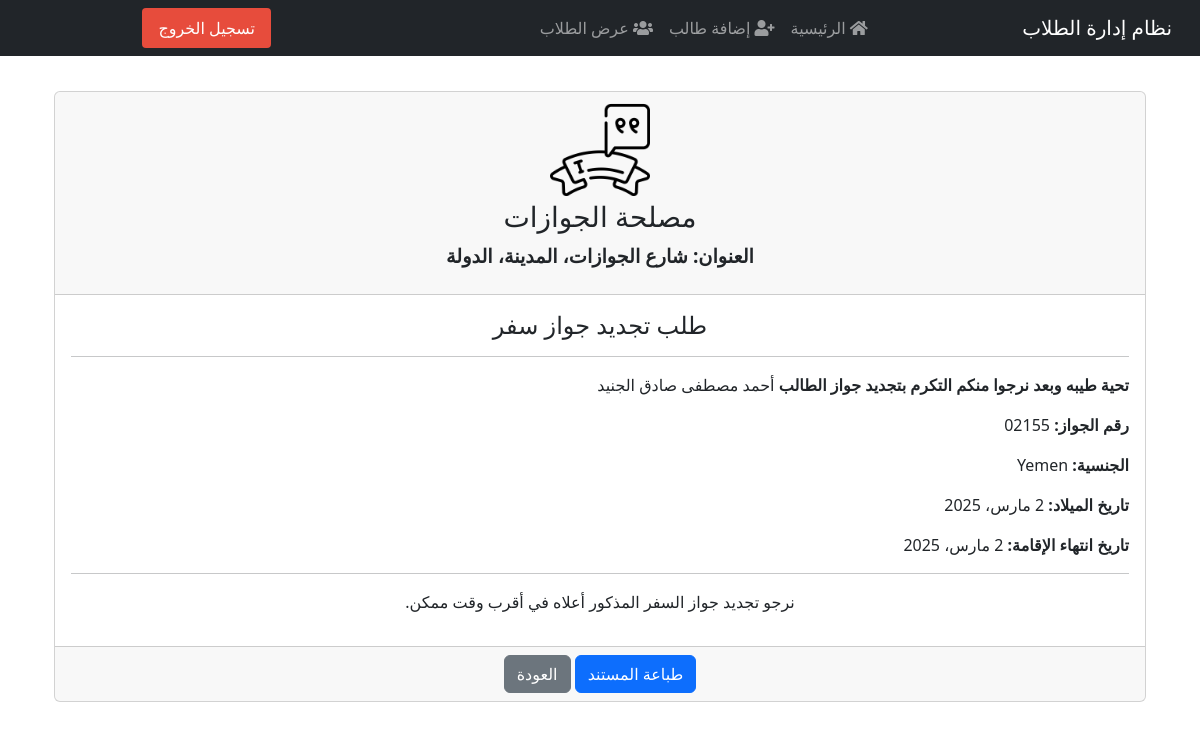
The page /student/18/to_passports/ (signed in) on the database its author committed.
### students/models.py (models this page shows, shortened)
class Student(models.Model):
    class Meta:
        verbose_name        = "الطالب"
        verbose_name_plural = "الطلاب"
    image = models.ImageField(upload_to='students_images/', blank=True, null=True, verbose_name="صورة الطالب")
    note = models.TextField(blank=True, null=True, verbose_name="ملاحظة")
    GENDER_CHOICES = [
        ('M', 'ذكر'),
        ('F', 'أنثى'),
    ]
    nationality = CountryField(verbose_name="الجنسية")
    MARITAL_STATUS_CHOICES = [
        ('single', 'أعزب'),
        ('married', 'متزوج'),
        ('divorced', 'مطلق'),
        ('widowed', 'أرمل'),
    ]
    first_name = models.CharField(max_length=100, verbose_name="الاسم الأول")
    last_name = models.CharField(max_length=100, verbose_name="اللقب")
    birth_date = models.DateField(verbose_name="تاريخ الميلاد")
    gender = models.CharField(max_length=1, choices=GENDER_CHOICES, verbose_name="الجنس")
    image = models.ImageField(upload_to='students_images/', blank=True, null=True, verbose_name="صورة الطالب")
    nationality = CountryField(verbose_name="الجنسية")
    job = models.CharField(max_length=100, verbose_name="الوظيفة", blank=True, null=True)
    marital_status = models.CharField(max_length=10, choices=MARITAL_STATUS_CHOICES, verbose_name="الحالة الاجتماعية")
    passport_number = models.CharField(max_length=50, blank=True, null=True, verbose_name="رقم الجواز")
    registration_number = models.CharField(max_length=50, blank=True, null=True, verbose_name="رقم التسجيل")
    place_of_issue = models.CharField(max_length=100, blank=True, null=True, verbose_name="مكان الإصدار")
    passport_number_old = models.CharField(max_length=50, blank=True, null=True)
    purpose = models.CharField(max_length=100, blank=True, null=True, verbose_name="الغرض")
    registration_place = models.CharField(max_length=100, blank=True, null=True, verbose_name="مكان التسجيل")
    visa_number = models.CharField(max_length=50, blank=True, null=True, verbose_name="رقم التأشيرة")
    date_of_issued = models.DateField(blank=True, null=True, verbose_name="تاريخ الإصدار")
    port_name = models.CharField(max_length=100, blank=True, null=True, verbose_name="اسم الميناء")
    date_of_registration = models.DateField(blank=True, null=True, verbose_name="تاريخ التسجيل")
    place_of_issued_residence = models.CharField(max_length=100, blank=True, null=True, verbose_name="مكان إصدار الإقامة")
    residence_number = models.CharField(max_length=50, blank=True, null=True, verbose_name="رقم الإقامة")
    residence_issue_place = models.CharField(max_length=100, blank=True, null=True, verbose_name="مكان إصدار الإقامة")
    residence_issued_date = models.DateField(blank=True, null=True, verbose_name="تاريخ إصدار الإقامة")
    residence_end_date = models.DateField(blank=True, null=True, verbose_name="تاريخ انتهاء الإقامة")
    reference_number = models.CharField(max_length=50, blank=True, null=True, verbose_name="الرقم المرجعي")
    entry_date = models.DateField(blank=True, null=True, verbose_name="تاريخ الدخول")
    end_date = models.DateField(blank=True, null=True, verbose_name="تاريخ المغادرة")
    registration_date = models.DateField(blank=True, null=True, verbose_name="تاريخ التسجيل")
    end_registration_date = models.DateField(blank=True, null=True, verbose_name="تاريخ انتهاء التسجيل")
    type_of_services = models.CharField(max_length=100, blank=True, null=True, verbose_name="نوع الخدمات")
    issuing_authority = models.CharField(max_length=100, blank=True, null=True, verbose_name="الجهة المصدرة")
    phone_number = models.CharField(max_length=20, blank=True, null=True, verbose_name="رقم الهاتف")
    companion_name = models.CharField(max_length=100, blank=True, null=True, verbose_name="اسم المرافق")
    companion_nationality = models.CharField(max_length=100, blank=True, null=True, verbose_name="جنسية المرافق")
    companion_relationship = models.CharField(max_length=100, blank=True, null=True, verbose_name="صلة القرابة")
    companion_passport_number = models.CharField(max_length=50, blank=True, null=True, verbose_name="رقم جواز المرافق")
    companion_residence_number = models.CharField(max_length=50, blank=True, null=True, verbose_name="رقم إقامة المرافق")
    companion_residence_end_date = models.DateField(blank=True, null=True, verbose_name="تاريخ انتهاء إقامة المرافق")
    note = models.TextField(blank=True, null=True, verbose_name="ملاحظة")
    class Meta:
        permissions = [
            ("can_create_correspondence", "Can create correspondence/letters"),
        ]

### students/views.py (the view)
# urls.py: path('student/<int:student_id>/to_passports/', views.to_passports, name='to_passports'),
@login_required
def to_passports(request, student_id):
    student = get_object_or_404(Student, id=student_id)
    return render(request, 'students/passport_renewal.html', {'student': student})

### students/templates/students/passport_renewal.html
{% extends "students/base.html" %}
{% load static %}
{% block content %}
<div class="container mt-4">
    <div class="card">
        <div class="card-header text-center">
            <img src="{% static 'images/logo.png' %}" alt="شعار الجهة" style="width: 100px; height: auto;">
            <h3>مصلحة الجوازات</h3>
            <p>العنوان: شارع الجوازات، المدينة، الدولة</p>
        </div>
        <div class="card-body">
            <h4 class="text-center">طلب تجديد جواز سفر</h4>
            <hr>
            <p><strong>تحية طيبه وبعد نرجوا منكم التكرم بتجديد جواز الطالب </strong> {{ student.first_name }} {{ student.last_name }}</p>
            <p><strong>رقم الجواز:</strong> {{ student.passport_number }}</p>
            <p><strong>الجنسية:</strong> {{ student.nationality.name }}</p>
            <p><strong>تاريخ الميلاد:</strong> {{ student.birth_date }}</p>
            <p><strong>تاريخ انتهاء الإقامة:</strong> {{ student.residence_end_date }}</p>
            <hr>
            <p class="text-center">نرجو تجديد جواز السفر المذكور أعلاه في أقرب وقت ممكن.</p>
        </div>
        <div class="card-footer text-center">
            <button class="btn btn-primary" onclick="window.print()">طباعة المستند</button>
            <a href="{% url 'student_detail' student.id %}" class="btn btn-secondary">العودة</a>
        </div>
    </div>
</div>
{% endblock %}

### students/static/css/style.css (style rules this page uses)
body { font-family: 'Tajawal', sans-serif; text-align: right; }
.card { margin-bottom: 20px; }
.card-header { font-size: 1.2em; font-weight: bold; }
.card-body { padding: 20px; }

### rows shown on the page
Student: first_name "أحمد مصطفى صادق", last_name "الجنيد", passport_number "02155", nationality.name "Yemen", birth_date "2 مارس، 2025", residence_end_date "2 مارس، 2025"
